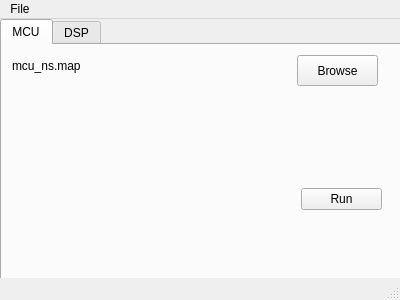
<?xml version="1.0" encoding="UTF-8"?>
<ui version="4.0">
 <class>MainWindow</class>
 <widget class="QMainWindow" name="MainWindow">
  <property name="geometry">
   <rect>
    <x>0</x>
    <y>0</y>
    <width>400</width>
    <height>300</height>
   </rect>
  </property>
  <property name="windowTitle">
   <string>MainWindow</string>
  </property>
  <widget class="QWidget" name="centralwidget">
   <widget class="QTabWidget" name="tabWidget">
    <property name="geometry">
     <rect>
      <x>0</x>
      <y>0</y>
      <width>401</width>
      <height>261</height>
     </rect>
    </property>
    <property name="currentIndex">
     <number>0</number>
    </property>
    <widget class="QWidget" name="tab">
     <attribute name="title">
      <string>MCU</string>
     </attribute>
     <widget class="QWidget" name="horizontalLayoutWidget">
      <property name="geometry">
       <rect>
        <x>299</x>
        <y>129</y>
        <width>81</width>
        <height>51</height>
       </rect>
      </property>
      <layout class="QHBoxLayout" name="horizontalLayout">
       <item>
        <widget class="QPushButton" name="runButton">
         <property name="text">
          <string>Run</string>
         </property>
        </widget>
       </item>
      </layout>
     </widget>
     <widget class="QWidget" name="horizontalLayoutWidget_2">
      <property name="geometry">
       <rect>
        <x>10</x>
        <y>10</y>
        <width>241</width>
        <height>21</height>
       </rect>
      </property>
      <layout class="QHBoxLayout" name="horizontalLayout_2">
       <item>
        <widget class="QLabel" name="label">
         <property name="text">
          <string>mcu_ns.map</string>
         </property>
        </widget>
       </item>
      </layout>
     </widget>
     <widget class="QPushButton" name="browseButton">
      <property name="geometry">
       <rect>
        <x>295</x>
        <y>10</y>
        <width>81</width>
        <height>31</height>
       </rect>
      </property>
      <property name="text">
       <string>Browse</string>
      </property>
     </widget>
    </widget>
    <widget class="QWidget" name="tab_2">
     <attribute name="title">
      <string>DSP</string>
     </attribute>
    </widget>
   </widget>
  </widget>
  <widget class="QMenuBar" name="menubar">
   <property name="geometry">
    <rect>
     <x>0</x>
     <y>0</y>
     <width>400</width>
     <height>18</height>
    </rect>
   </property>
   <widget class="QMenu" name="menuFile">
    <property name="title">
     <string>File</string>
    </property>
    <addaction name="actionNew"/>
    <addaction name="actionExit"/>
   </widget>
   <addaction name="menuFile"/>
  </widget>
  <widget class="QStatusBar" name="statusbar"/>
  <action name="actionNew">
   <property name="text">
    <string>Open</string>
   </property>
  </action>
  <action name="actionExit">
   <property name="text">
    <string>Exit</string>
   </property>
  </action>
 </widget>
 <resources/>
 <connections>
  <connection>
   <sender>runButton</sender>
   <signal>clicked()</signal>
   <receiver>label</receiver>
   <slot>clear()</slot>
   <hints>
    <hint type="sourcelabel">
     <x>63</x>
     <y>192</y>
    </hint>
    <hint type="destinationlabel">
     <x>35</x>
     <y>111</y>
    </hint>
   </hints>
  </connection>
 </connections>
</ui>
